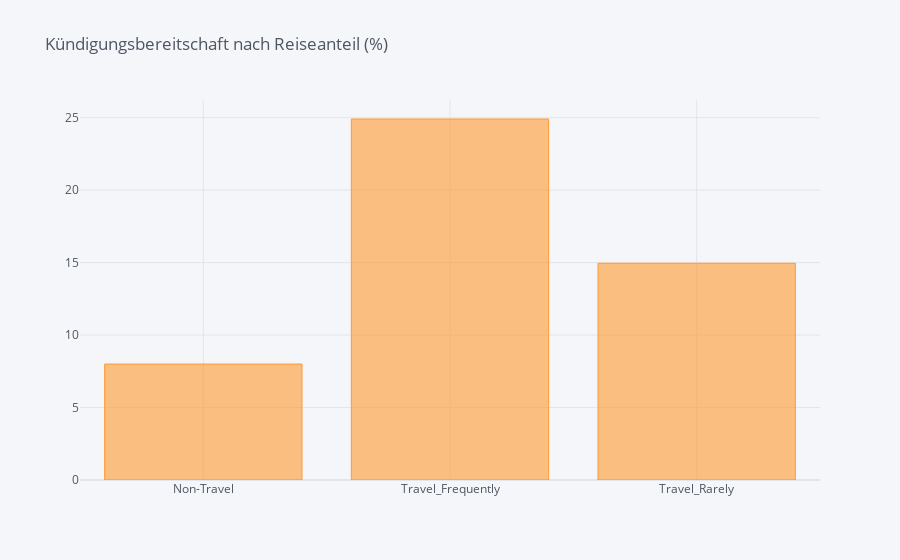

This figure's notebook cell:
### Code cell
df_BusinessTravel = pd.DataFrame(columns=["Business Travel", "% of Leavers"])
i=0
for field in list(employee_df['BusinessTravel'].unique()):
    ratio = employee_df[(employee_df['BusinessTravel']==field)&(employee_df['Attrition']=="Yes")].shape[0] / employee_df[employee_df['BusinessTravel']==field].shape[0]
    df_BusinessTravel.loc[i] = (field, ratio*100)
    i += 1
    #print("In {}, the ratio of leavers is {:.2f}%".format(field, ratio*100))    
df_BT = df_BusinessTravel.groupby(by="Business Travel").sum()
df_BT.iplot(kind='bar',title='Kündigungsbereitschaft nach Reiseanteil (%)')

### Figure 1 — Plotly figure (JSON) as saved in the notebook; plotly's stock layout.template omitted (floating-point values rounded to 4 significant figures)
{"data": [{"marker": {"color": "rgba(255, 153, 51, 0.6)", "line": {"color": "rgba(255, 153, 51, 1.0)", "width": 1}}, "name": "% of Leavers", "orientation": "v", "text": "", "type": "bar", "x": ["Non-Travel", "Travel_Frequently", "Travel_Rarely"], "y": [8, 24.91, 14.96]}], "layout": {"legend": {"bgcolor": "#F5F6F9", "font": {"color": "#4D5663"}}, "paper_bgcolor": "#F5F6F9", "plot_bgcolor": "#F5F6F9", "title": {"font": {"color": "#4D5663"}, "text": "Kündigungsbereitschaft nach Reiseanteil (%)"}, "xaxis": {"gridcolor": "#E1E5ED", "showgrid": true, "tickfont": {"color": "#4D5663"}, "title": {"font": {"color": "#4D5663"}, "text": ""}, "zerolinecolor": "#E1E5ED"}, "yaxis": {"gridcolor": "#E1E5ED", "showgrid": true, "tickfont": {"color": "#4D5663"}, "title": {"font": {"color": "#4D5663"}, "text": ""}, "zerolinecolor": "#E1E5ED"}}}
